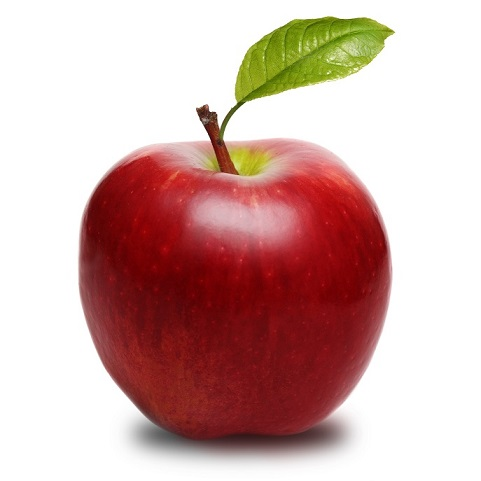
//> input picture Project VS13/ThucHanhCuoiKy/apple.jpg, 481 x 481 px
$ ./Main   (built with g++ and OpenCV 4)
//> lines starting //> are read from the running program, lines starting //| are printed output that depends on the picture; after the words box and inside, x2 and y2 are one past the last pixel; in counts of white or black regions, pixels touching at a corner belong together
### Project VS13/ThucHanhCuoiKy/Menu.h
void showMenu();
int showMenuFunc9();
int showMenuFunc10();
int showMenuFunc3();
int showMenuFunc4();
int** newKernel(int size);
void deleteKernel(int **kernel);
void repairKernel(int** kernel);

### Project VS13/ThucHanhCuoiKy/Menu.cpp
#include <iostream>
#include <stdlib.h>
using namespace  std;

void showMenu()
{
	system("cls");
	cout << "-------------------MENU---------------------" << endl
		<< "Nhom tac vu 5 - Phep bien doi Fourier:" << endl
		<< "\t1. Phep bien doi Fourier thuan FFT" << endl
		<< "\t2. Phep bien doi Fourier nghich FFT" << endl
		<< "\t3. Loc thong tan so thap bang phep bien doi Fourier va DL Convolution" << endl
		<< "\t4. Loc thong tan so cao bang phep bien doi Fourier va DL Convolution" << endl << endl
		<< "Nhom tac vu 6 - Phep bien doi Karhunen Loeve:" << endl
		<< "\t5. Phan tich thanh phan chinh" << endl
		<< "\t6. Rut trich dat trung cho tap mat nguoi" << endl << endl
		<< "Nhom tac vu 7 - Phan doan anh:" << endl
		<< "\t7. Region growing" << endl
		<< "\t8. K-means" << endl << endl
		<< "Nhom tac vu 8 - Toan tu hinh thai hoc:" << endl
		<< "\t9. Toan tu hinh thai hoc tren anh nhi phan" << endl
		<< "\t10. Toan tu hinh thai hoc tren anh xam" << endl << endl
		<< "Vui long cho tac vu - go 0 de thoat" << endl;
}

// [38 lines left out: functions showMenuFunc9, showMenuFunc10, not called in this run]


int showMenuFunc3()
{
	system("cls");
	int f;
	cout << "-----Loc thong tan thap-----" << endl
		<< "\t1. IdealLowpassFilter" << endl
		<< "\t2. ButterworthLowpassFilter" << endl
		<< "\t3. GaussianLowpassFilter" << endl
		<< "\t0. To return" << endl;
	cin >> f;
	return f;

}

// [40 lines left out: functions showMenuFunc4, newKernel, repairKernel, deleteKernel, not called in this run]

### Project VS13/ThucHanhCuoiKy/ImgProcFuncs.cpp
#include "ImgProcFuncs.h"
#include <iostream>
#include <vector>
#define PI 3.14159265
#define E 2.7182818284590452353602874713527
#define FW_MAX_8U 255.0
using namespace cv;

#include <iostream>
#include <utility>
#include <queue>

using namespace cv;
using namespace std;

typedef pair<int, int> pii;

void GrayscaletoBinary(Mat &src, Mat &dst)
{
	normalize(src, dst, 0, 1, NORM_MINMAX);
	normalize(dst, dst, 0, 255, NORM_MINMAX);
}

// [87 lines left out: functions pixelDistance, FFTLib, inverseFFTLib, not called in this run]
//--------------------------------------------------------------------------------


#include <iostream>
using namespace std;

// Normalizes a given image into a value range between 0 and 255.
// [16 lines left out: function norm_0_255_helper, not called in this run]

//5.2 Lọc thông tần số thấp
typedef pair<int, int> pii;

void swapCorners(Mat &src)
{
	int cx = src.cols / 2;
	int cy = src.rows / 2;

	Mat q0(src, Rect(0, 0, cx, cy));
	Mat q1(src, Rect(cx, 0, cx, cy));
	Mat q2(src, Rect(0, cy, cx, cy));
	Mat q3(src, Rect(cx, cy, cx, cy));

	Mat tmp;
	q0.copyTo(tmp);
	q3.copyTo(q0);
	tmp.copyTo(q3);

	q1.copyTo(tmp);
	q2.copyTo(q1);
	tmp.copyTo(q2);
}

// [58 lines left out: functions IdealLowpassFilter, ButterworthLowpassFilter, not called in this run]

void GaussianLowpassFilter(Mat &src, Mat &dst, float threshold)
{
	src.convertTo(dst, CV_32F);
	dft(dst, dst, cv::DFT_SCALE | cv::DFT_COMPLEX_OUTPUT);

	swapCorners(dst);
	Mat planes[2];
	split(dst, planes);

	float d0 = MAX(planes[0].rows, planes[1].rows) / 2.0 * threshold;
	float mm = planes[0].rows / 2.0;
	float nn = planes[0].cols / 2.0;

	for (int x = 0; x < planes[0].rows; ++x)
		for (int y = 0; y < planes[0].cols; ++y)
		{
			float d = sqrt((1.0*x - mm)*(1.0*x - mm) + (1.0*y - nn)*(1.0*y - nn));
			d = exp(-d*d / (2 * d0*d0));
			planes[0].at<float>(x, y) *= d;
			planes[1].at<float>(x, y) *= d;
		}

	merge(planes, 2, dst);
	swapCorners(dst);

	dft(dst, dst, cv::DFT_INVERSE | cv::DFT_REAL_OUTPUT);

	dst.convertTo(dst, CV_8U);
}

//5.3 Lọc thông tần số cao
// [235 lines left out: functions IdealHighpassFilter, ButterworthHighpassFilter, GaussianHighpassFilter, asRowMatrix_helper, extractFaceFeature, KMeansLib, not called in this run]

struct RGB
{
	int r, g, b;
};

// Kmean Coding
// [459 lines left out: functions Kmeans, RegionGrowingSegmentation, BinaryDilation, BinaryDilationLib, BinaryErosion, BinaryErosionLib and 27 more, not called in this run]

### Project VS13/ThucHanhCuoiKy/Main.cpp
#include "opencv2\core\core.hpp"
#include "opencv2\highgui\highgui.hpp"
#include "ImgProcFuncs.h"
#include "Menu.h"

#include <iostream>
#include <conio.h>
using namespace std;
void showImageResult(Mat &imageResLib, Mat &imageResCoding);


int main()
{
	int task = 0, f = 0;
	Mat imageGray, imageColor, imageResLib, imageResCoding; //Ảnh gốc, ảnh chạy hàm Thư viện và hàm Tự code
	//Tên của file ảnh
	char *imageName = "apple.jpg";
	imageGray = imread(imageName, CV_LOAD_IMAGE_GRAYSCALE);
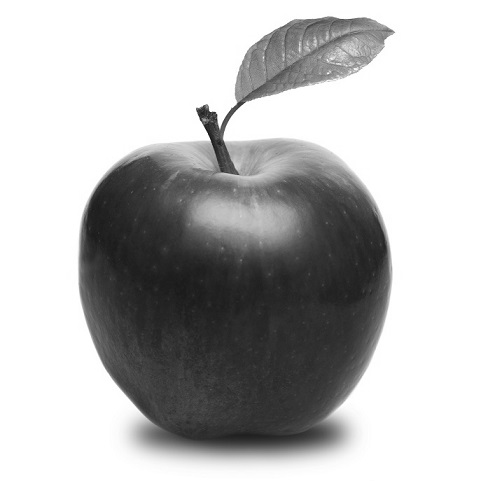
//> imageGray: 481 rows x 481 cols, CV_8UC1; min 14, max 255, mean 185.2
	imageColor = imread(imageName, CV_LOAD_IMAGE_COLOR);
//> imageColor is the input picture: 481 rows x 481 cols, CV_8UC3; mean B, G, R 171.1, 175.5, 209.5
	Mat imageBinary, empty;
	GrayscaletoBinary(imageGray, imageBinary);
//> in GrayscaletoBinary, `normalize(src, dst, 0, 1, NORM_MINMAX);`:
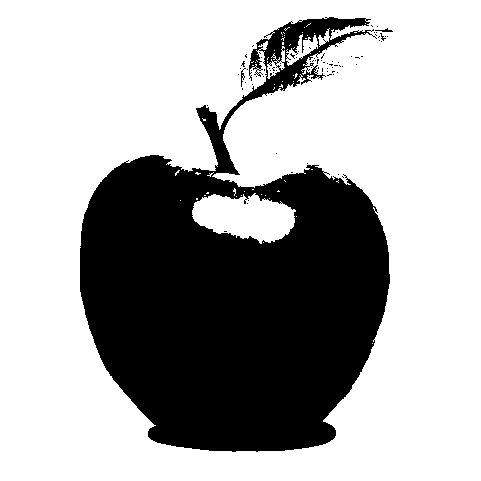
//> dst: 481 rows x 481 cols, CV_8UC1; values 0 (black) and 1 (white), 67.7% white; 80 black regions (77 under 20 px), largest, box (x1, y1, x2, y2) and area: (80, 17, 390, 452) 74569, (241, 68, 246, 87) 33, (375, 28, 393, 32) 32
	if (!imageGray.data||!imageColor.data)
	{
		std::cout << "No data!";
		return -1;
	}
	do
	{
		showMenu();
		cin >> task;
//> the answer given: 3
		switch (task)
		{
		case 0:
			return 0;
		case 1: //FFT thuận
			FFT(imageGray, imageResCoding);
			FFTLib(imageResCoding, imageResLib);
			showImageResult(imageResLib, imageResCoding);
			break;
		case 2: //FFT nghịch
			inverseFFT(imageGray, imageResCoding);
			inverseFFTLib(imageGray, imageResLib);
			showImageResult(imageResLib, empty);
			break;
		case 3: //Lọc tần thấp
		{
			int f;
			do {
				f = showMenuFunc3();
//> the answer given: 3
				if (f == 0) break;
				switch (f)
				{
				case 1:
					IdealLowpassFilter(imageGray, imageResCoding, 0.1);
					break;
				case 2:
					ButterworthLowpassFilter(imageGray, imageResCoding, 0.1);
					break;
				case 3:
					GaussianLowpassFilter(imageGray, imageResCoding, 0.1);
//> in GaussianLowpassFilter, `float d0 = MAX(planes[0].rows, planes[1].rows) / 2.0 * threshold;`: d0 = 24.05
//> in GaussianLowpassFilter, `float mm = planes[0].rows / 2.0;`: mm = 240.5
//> in GaussianLowpassFilter, `dft(dst, dst, cv::DFT_INVERSE | cv::DFT_REAL_OUTPUT);`:
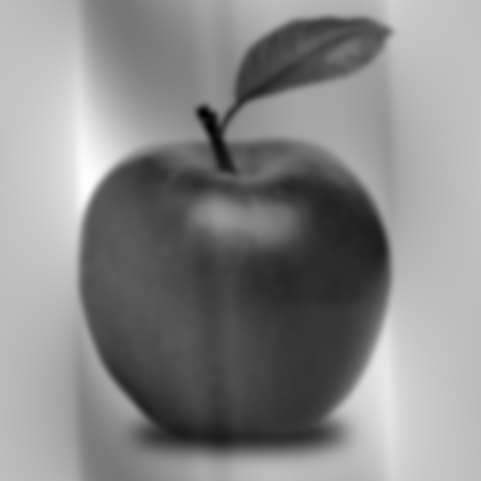
//> dst: 481 rows x 481 cols, CV_32FC1; min 9.85, max 337.4, mean 185.1; drawn with min black and max white
//> in GaussianLowpassFilter, `dst.convertTo(dst, CV_8U);`:
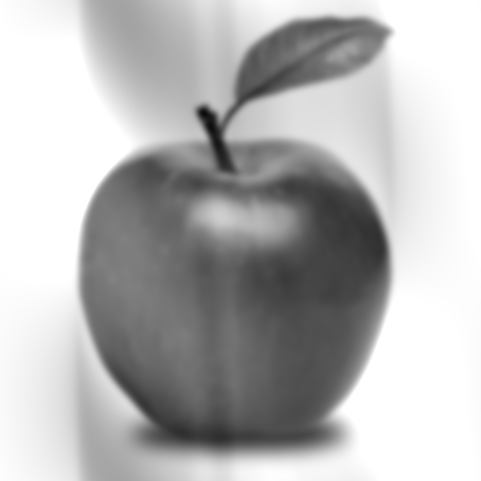
//> dst: 481 rows x 481 cols, CV_8UC1; min 10, max 255, mean 181.9
					break;
				}
				showImageResult(empty, imageResCoding);
				waitKey();
			} while (1);
			break;
		}
		case 4: //Lọc tần cao
		{
			int f;
			do {
				f = showMenuFunc4();
				if (f == 0) break;
				switch (f)
				{
				case 1:
					IdealHighpassFilter(imageGray, imageResCoding, 0.1);
					break;
				case 2:
					ButterworthHighpassFilter(imageGray, imageResCoding, 0.1);
					break;
				case 3:
					GaussianHighpassFilter(imageGray, imageResCoding, 0.1);
					break;
				}
				showImageResult(empty, imageResCoding);
				waitKey();
			} while (1);
			break;
		}
		case 5: //Rút trích đặt trưng (chung với case 6)
		case 6: //Rút đặt trưng mặt người
			extractFaceFeature();
			break;
		case 7: //RegionGrowing
			RegionGrowingSegmentation(imageColor, imageResCoding, 400, 400, 50);
			showImageResult(empty, imageResCoding);
			break;
		case 8: //K-mean
			KMeansLib(imageColor, imageResLib);
			Kmeans(imageColor, imageResCoding);
			showImageResult(imageResLib, imageResCoding);
			break;
		case 9: //hình thái học trên ảnh nhị phân
		{
			int **kernel = newKernel(3);
			while (1)
			{
				int f = showMenuFunc9();
				if (f == 0) break;
				switch (f)
				{
				case 1: //Dãn
					BinaryDilation(imageBinary, imageResCoding, kernel, 3, 1, 1);
					BinaryDilationLib(imageBinary, imageResLib);
					showImageResult(imageResLib, imageResCoding);
					break;
				case 2: //Co
					BinaryErosion(imageBinary, imageResCoding, kernel, 3, 1, 1);
					BinaryErosionLib(imageBinary, imageResLib);
					showImageResult(imageResLib, imageResCoding);
					break;
				case 3: //Mở
					BinaryOpening(imageBinary, imageResCoding, kernel, 3, 1, 1);
					BinaryOpeningLib(imageBinary, imageResLib);
					showImageResult(imageResLib, imageResCoding);
					break;
				case 4: //Đóng
					BinaryClosing(imageBinary, imageResCoding, kernel, 3, 1, 1);
					BinaryClosingLib(imageBinary, imageResLib);
					showImageResult(imageResLib, imageResCoding);
					break;
				case 5: //BoundaryExtraction
					BinaryBoundaryExtraction(imageBinary, imageResCoding);
					showImageResult(empty, imageResCoding);
					break;
				case 6: //RegionFilling
				{
					Mat imageFill;
					imageFill = imread("heart.jpg", CV_LOAD_IMAGE_GRAYSCALE);
					GrayscaletoBinary(imageFill, imageFill);
					BinaryRegionFilling(imageFill, imageResCoding, 130, 130);
					imshow("Before", imageFill);
					imshow("After", imageResCoding);
					break;
				}
				case 7: //HitOrMiss
					repairKernel(kernel);
					BinaryHitOrMiss(imageBinary, imageResCoding, kernel, 3, 1, 1);
					showImageResult(empty, imageResCoding);
					break;
				case 8: //Thinning
					repairKernel(kernel);
					BinaryThinning(imageBinary, imageResCoding, kernel, 3, 1, 1);
					for (int i = 0; i < 3; i++)
						BinaryThinning(imageResCoding, imageResCoding, kernel, 3, 1, 1);
					showImageResult(empty, imageResCoding);
					break;
				case 9: //Thickening
					repairKernel(kernel);
					BinaryThickening(imageBinary, imageResCoding, kernel, 3, 1, 2);
					for (int i = 0; i < 3; i++)
						BinaryThickening(imageResCoding, imageResCoding, kernel, 3, 1, 1);
					showImageResult(empty, imageResCoding);
					break;
				}
				waitKey();
			}
			deleteKernel(kernel);
			break;
		}
		case 10:// Toán tử hình thái học ảnh xám
		{
			int **kernel = newKernel(3);
			for (int i = 0; i < 3; ++i)
				for (int j = 0; j < 3; ++j)
					kernel[i][j] = 10;
			while (1)
			{
				int f = showMenuFunc10();
				if (f == 0) break;
				switch (f)
				{
				case 1: //Dãn nở độ sáng
					GrayScaleDilationLib(imageGray, imageResLib);
					GrayScaleDilation(imageGray, imageResCoding, kernel, 3);
					imshow("Original", imageGray);
					showImageResult(imageResLib, imageResCoding);
					break;
				case 2: //Co độ sáng
					GrayScaleErosionLib(imageGray, imageResLib);
					GrayScaleErosion(imageGray, imageResCoding, kernel, 3);
					imshow("Original", imageGray);
					showImageResult(imageResLib, imageResCoding);
					break;
				case 3: //Mở độ sáng
					GrayScaleOpeningLib(imageGray, imageResLib);
					GrayScaleOpening(imageGray, imageResCoding, kernel, 3);
					imshow("Original", imageGray);
					showImageResult(imageResLib, imageResCoding);
					break;
				case 4: //Đóng độ sáng
					GrayScaleClosingLib(imageGray, imageResLib);
					GrayScaleClosing(imageGray, imageResCoding, kernel, 3);
					imshow("Original", imageGray);
					showImageResult(imageResLib, imageResCoding);
					break;
				case 5: //Làm trơn
					GrayscaleSmoothingLib(imageGray, imageResLib);
					GrayscaleSmoothing(imageGray, imageResCoding, kernel, 3);
					imshow("Original", imageGray);
					showImageResult(imageResLib, imageResCoding);
					break;
				case 6: //Toán tử Gradient
					GrayscaleMorphologyGradient(imageGray, imageResCoding, kernel, 3);
					GrayscaleMorphologyGradientLib(imageGray, imageResLib);
					showImageResult(imageResLib, imageResCoding);
					break;
				case 7: //Toán tử đỉnh nón
					TopHatTransformation(imageGray, imageResCoding, kernel, 3);
					TopHatTransformationLib(imageGray, imageResLib);
					showImageResult(imageResLib, imageResCoding);
					break;
				case 8: //Toán tử textual segmentation
					TexturalSegmentation(imageGray, imageResCoding, kernel, 3);
					TexturalSegmentationLib(imageGray, imageResLib);
					showImageResult(imageResLib, imageResCoding);
					break;
				case 9: //Granulometry
					Granulometry(imageGray, imageResCoding, 50, 100);
					showImageResult(imageGray, imageResCoding);
					break;
				}
				waitKey();
			}
			deleteKernel(kernel);
		}
		default:
			cout << "Chon sai chuc nang, vui long chon lai" << endl;
		}
		waitKey(0);
	} while (task);
	return 0;
}

void showImageResult(Mat &imageResLib, Mat &imageResCoding)
{
	if (!imageResLib.empty())
		imshow("Library", imageResLib);
	if (!imageResCoding.empty())
		imshow("Coding", imageResCoding);
}
